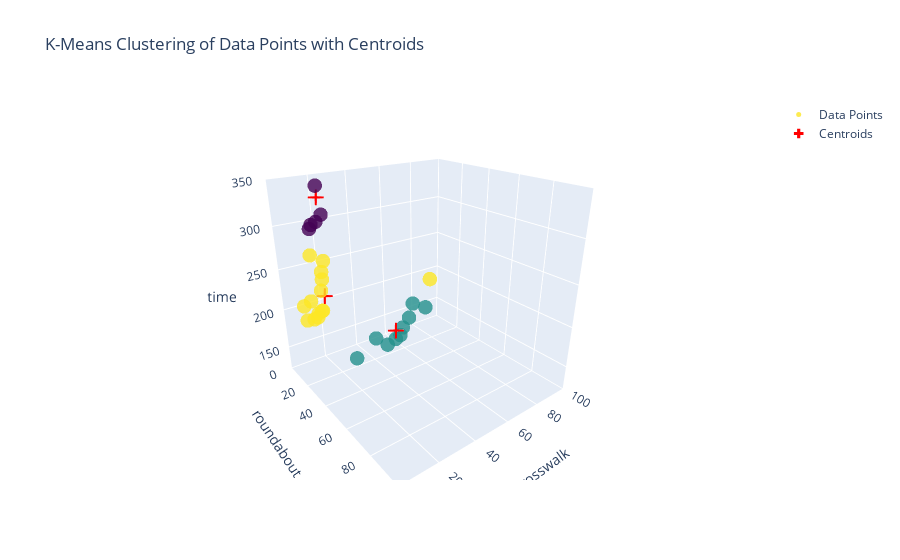

Write notebook code for a chart like this one.
### Code cell
def main():
    directory_aggressive = '/Users/pinto/Desktop/Arbeit/emotional/Aggressive'
    aggressive_time = []
    aggressive_speed_out_list = []
    aggressive_speed_cross_list = []

    for filename in os.scandir(directory_aggressive):
        df = pd.read_csv(filename.path)
        aggressive_time.append(time(df))

        average_speed_out = sum_speed(df)
        average_speed_out1 = average_speed_out[0] / average_speed_out[1]
        aggressive_speed_out_list.append(math.ceil(average_speed_out1))
        
        average_speed_cross = sum_speed_cross(df)
        average_speed_cross1 = average_speed_cross[0] / average_speed_cross[1]
        aggressive_speed_cross_list.append(math.ceil(average_speed_cross1))


    
    result_aggressive_time = find_max_min_median(aggressive_time)
    result_aggressive_out = find_max_min_median(aggressive_speed_out_list)
    result_aggressive_cross = find_max_min_median(aggressive_speed_cross_list)
    # print("aggressive_time = ", result_aggressive_time)
    # print("aggressive_out = ", result_aggressive_out)
    # print("aggressive_cross = ", result_aggressive_cross)
    # print(aggressive_speed_cross_list)
    # print(aggressive_speed_out_list)
    # print(aggressive_time)

    
    print()

    directory_cautious= '/Users/pinto/Desktop/Arbeit/emotional/Cautious'
    cautious_time = []
    cautious_speed_out_list = []
    cautious_speed_cross_list = []
    for filename in os.scandir(directory_cautious):
        df = pd.read_csv(filename.path)
        cautious_time.append(time(df))

        average_speed_out = sum_speed(df)
        average_speed_out1 = average_speed_out[0] / average_speed_out[1]
        cautious_speed_out_list.append(math.ceil(average_speed_out1))

        average_speed_cross = sum_speed_cross(df)
        average_speed_cross1 = average_speed_cross[0] / average_speed_cross[1]
        cautious_speed_cross_list.append(math.ceil(average_speed_cross1))

    result_cautious_time = find_max_min_median(cautious_time)
    result_cautious_out = find_max_min_median(cautious_speed_out_list)
    result_cautious_cross = find_max_min_median(cautious_speed_cross_list)
    # print("cautious_time", result_cautious_time)
    # print("cautious_out", result_cautious_out)
    # print("cautious_cross = ", result_cautious_cross)

    # print(cautious_speed_cross_list)
    # print(cautious_speed_out_list)
    # print(cautious_time)
    print()

    directory_calmly= '/Users/pinto/Desktop/Arbeit/emotional/Calmly'
    calmly_time = []
    calmly_speed_out_list = []
    calmly_speed_cross_list = []
    for filename in os.scandir(directory_calmly):
        df = pd.read_csv(filename.path)
        calmly_time.append(time(df))

        average_speed_out = sum_speed(df)
        average_speed_out1 = average_speed_out[0] / average_speed_out[1]
        calmly_speed_out_list.append(math.ceil(average_speed_out1))

        average_speed_cross = sum_speed_cross(df)
        average_speed_cross1 = average_speed_cross[0] / average_speed_cross[1]
        calmly_speed_cross_list.append(math.ceil(average_speed_cross1))

    result_calmly_time = find_max_min_median(calmly_time)
    result_calmly_out = find_max_min_median(calmly_speed_out_list)
    result_calmly_cross = find_max_min_median(calmly_speed_cross_list)
    # print("calmly_time = ",result_calmly_time)
    # print("calmly_out = ",result_calmly_out)
    # print("calmly_cross = ",result_calmly_cross)
        
    # print(calmly_speed_cross_list)
    # print(calmly_speed_out_list)
    # print(calmly_time)
    print()

    average_aggressive = find_average(aggressive_time)
    average_cautious = find_average(cautious_time)
    average_calmly = find_average(calmly_time)

    average_speed_out_aggressive = find_average(aggressive_speed_out_list)
    average_speed_out_cautious = find_average(cautious_speed_out_list)
    average_speed_out_calmly = find_average(calmly_speed_out_list)


    average_speed_cross_aggressive = find_average(aggressive_speed_cross_list)
    average_speed_cross_cautious = find_average(cautious_speed_cross_list)
    average_speed_cross_calmly =  find_average(calmly_speed_cross_list)

    # print("Average aggressive time:",average_aggressive)
    # print("Average cautious time:",average_cautious)
    # print("Average calmly time:",average_calmly)

    # print("Avera Speed out Aggressive", average_speed_out_aggressive)
    # print("Avera Speed out Cautious", average_speed_out_cautious)
    # print("Average Speed out Calmly", average_speed_out_calmly)


    # print("Average Speed cross Aggressive", average_speed_cross_aggressive)
    # print("Average Speed cross Cautious", average_speed_cross_cautious)
    # print("Average Speed cross Calmly", average_speed_cross_calmly)

    # print()

    
    X = np.array([
        aggressive_speed_out_list + cautious_speed_out_list + calmly_speed_out_list,
        aggressive_speed_cross_list + cautious_speed_cross_list + calmly_speed_cross_list,
        aggressive_time + cautious_time + calmly_time
    ]).T
    print(X)

    # list_aggressive = []
    # list_cautious = []
    # list_calmly = []
    # labels = []

    # for i in range(len(X)):
    #     speed_out = X[i][0]
    #     speed_cross = X[i][1]
    #     final_time = X[i][2]
    #     personality = calculate_personality(speed_out, speed_cross, final_time)
    #     if (personality == "Aggressive"):
    #         list_aggressive.append(X[i])
    #     elif (personality == "Cautious"):
    #         list_cautious.append(X[i])
    #     else:
    #         list_calmly.append(X[i])
    
    # list_personality.append(list_aggressive)
    # list_personality.append(list_cautious)
    # list_personality.append(list_calmly)

    # print("Aggressive:",list_personality[0])
    # print("Cautious:",list_personality[1])
    # print("Calmly:",list_personality[0])

    
    
    kmeans = KMeans(n_clusters=3)
    kmeans.fit(X)
    centroids = kmeans.cluster_centers_
    print(centroids)
    distances = find_distance(X,centroids)
    print(distances)


    list_1 = []
    list_2 = []
    list_3 = []
    labels = []

    for j in range(len(distances)):
        array = distances[j]
        min_index = np.argmin(array)
        re = X[j]
        if (min_index == 0):
            list_1.append(re)
            labels.append(0)
        elif (min_index == 1):
            list_2.append(re)
            labels.append(1)
        else:
            list_3.append(re)
            labels.append(2)
    print(labels)
    
#---------------------- Create next k mean ------------------
    # Flatten the list of data points
    #Concatenate the data from all groups

    all_data = np.concatenate((list_1, list_2, list_3), axis=0)

    # Perform K-Means clustering with 3 clusters
    kmeans = KMeans(n_clusters=3, random_state=0)
    cluster_labels = kmeans.fit_predict(all_data)
    print(cluster_labels)
    
    # Create a 3D scatter plot
    fig = plt.figure()
    ax = fig.add_subplot(111, projection='3d')
    
    # Assign colors to clusters for visualization
    colors = ['r', 'g', 'b']
    
    # Plot data points with cluster colors
    for i in range(len(all_data)):
        ax.scatter(all_data[i][0], all_data[i][1], all_data[i][2], c=colors[cluster_labels[i]])
        # ax.scatter(all_data[i][0], all_data[i][1], all_data[i][2], c=colors[labels[i]])
    
    # Set labels for the axes
    ax.set_xlabel('Feature 1')
    ax.set_ylabel('Feature 2')
    ax.set_zlabel('Feature 3')

    ax.set_xlim([0, 100])  # Adjust the x-axis range
    ax.set_ylim([0, 100])  # Adjust the y-axis range
    ax.set_zlim([150, 300])  # Adjust the z-axis range
    
    plt.title('K-Means Clustering of Data Points')
       
    plt.show()
#------------------------------------------

    all_data = np.concatenate((list_1, list_2, list_3), axis=0)
    
    # Perform K-Means clustering with 3 clusters
    kmeans = KMeans(n_clusters=3, random_state=0)
    cluster_labels = kmeans.fit_predict(all_data)
    centroids = kmeans.cluster_centers_
    
    # Create a 3D scatter plot using plotly for data points
    trace_data = go.Scatter3d(
        x=all_data[:, 0],
        y=all_data[:, 1],
        z=all_data[:, 2],
        mode='markers',
        marker=dict(
            size=5,
            color=cluster_labels,
            colorscale='Viridis',  # You can choose a different colorscale
            opacity=0.8
        ),
        name='Data Points'
    )
    
    # Create a scatter plot for centroids
    trace_centroids = go.Scatter3d(
        x=centroids[:, 0],
        y=centroids[:, 1],
        z=centroids[:, 2],
        mode='markers',
        marker=dict(
            size=8,
            color='red',  # You can choose a different color for centroids
            symbol='cross'
        ),
        name='Centroids'
    )
    
    layout = go.Layout(
        scene=dict(
            xaxis=dict(title='roundabout', range=[0, 100]),
            yaxis=dict(title='crosswalk', range=[0, 100]),
            zaxis=dict(title='time', range=[120, 350])
        ),
        title='K-Means Clustering of Data Points with Centroids'
    )
    
    fig = go.Figure(data=[trace_data, trace_centroids], layout=layout)
    
    fig.show()

    #---------------------------------------------------------------- Start a Speed Checker --------------------------------

def find_distance(X, centroids):
    result = []
    
    for i in range(len(X)):
        re = []
        x2 = X[i][0]
        y2 = X[i][1]
        z2 = X[i][2]
        for j in range(len(centroids)):
            x = centroids[j][0]
            y = centroids[j][1]
            z = centroids[j][2]
            dist = math.sqrt(((x2 - x) ** 2) + ((y2 - y) ** 2) + ((z2 - z) ** 2))
            re.append(dist)
        # print("dist = ",dist)
        # if i == 2:
        #     dist *= 1.5
        #     print("dist*1.5 = ",dist)
            
        result.append(re)
    return result

def find_average(list_a):
    count = len(list_a)
    sum = 0
    for i in list_a:
        sum += i
    return sum / count


def time(df):
    if not df.empty:  # Check if the DataFrame is not empty
        last_row = df.iloc[-1]
        final_time = last_row["Time"]
        return final_time
    else:
        return None


def sum_speed(df):
   sum_speed = 0
   count = 0

   for i in range(0, len(df["Speed"])):
      passed_roundabout = df["Circus entry"]
      speed = df["Speed"]
      if (passed_roundabout[i] == 1) or (passed_roundabout[i] == 2) or (passed_roundabout[i] == 3) or (passed_roundabout[i] == 4) or (passed_roundabout[i] == 5) or (passed_roundabout[i] == 6 ) or (passed_roundabout[i] == 7) or (passed_roundabout[i] == 8) or (passed_roundabout[i] == 9) or (passed_roundabout[i] == 10):
         sum_speed += speed[i]
         count += 1
   
   return sum_speed, count


def sum_speed_cross(df):
   sum_speed = 0
   count = 0

   for i in range(0, len(df["Speed"])):
      passed_cross = df["Crosswalk entry"]
      speed = df["Speed"]
      if (passed_cross[i] == 1) or (passed_cross[i] == 2) or (passed_cross[i] == 3) or (passed_cross[i] == 4) or (passed_cross[i] == 5) or (passed_cross[i] == 6):
         sum_speed += speed[i]
         count += 1
   
   return sum_speed, count

def find_max_min_median(list1):
  # Sort the list in ascending order.
  list1.sort()

  # Find the max and min of the list.
  max_value = list1[-1]
  min_value = list1[0]

  # Find the median of the list.
  if len(list1) % 2 == 0:
    median = (list1[len(list1) // 2] + list1[len(list1) // 2 - 1]) / 2
  else:
    median = list1[len(list1) // 2]

  return min_value, median , max_value



if __name__ == '__main__':
    main()

### Figure 1 — Plotly figure (JSON) as saved in the notebook; plotly's stock layout.template omitted (floating-point values rounded to 4 significant figures)
{"data": [{"marker": {"color": [2, 2, 2, 2, 2, 2, 2, 2, 2, 2, 2, 2, 2, 2, 0, 0, 0, 0, 0, 0, 0, 1, 1, 1, 1, 1, 1, 1, 1, 1], "colorscale": [[0, "#440154"], [0.1111, "#482878"], [0.2222, "#3e4989"], [0.3333, "#31688e"], [0.4444, "#26828e"], [0.5556, "#1f9e89"], [0.6667, "#35b779"], [0.7778, "#6ece58"], [0.8889, "#b5de2b"], [1, "#fde725"]], "opacity": 0.8, "size": 5}, "mode": "markers", "name": "Data Points", "type": "scatter3d", "x": [44, 10, 14, 14, 15, 15, 16, 16, 16, 16, 17, 10, 12, 14, 17, 19, 14, 14, 15, 16, 16, 16, 17, 27, 29, 29, 30, 33, 35, 43], "y": [59, 8, 10, 12, 12, 14, 14, 14, 15, 15, 16, 7, 10, 11, 17, 17, 12, 13, 15, 16, 22, 31, 43, 44, 48, 51, 52, 54, 55, 57], "z": [238, 190, 194, 195, 201, 203, 204, 229, 242, 251, 264, 209, 215, 271, 315, 381, 300, 304, 307, 345, 379, 125, 145, 146, 153, 156, 167, 182, 202, 203]}, {"marker": {"color": "red", "size": 8, "symbol": "cross"}, "mode": "markers", "name": "Centroids", "type": "scatter3d", "x": [15.86, 28.78, 16.36], "y": [16.0, 48.33, 15.5], "z": [333, 164.3, 221.9]}], "layout": {"autosize": true, "scene": {"aspectmode": "auto", "aspectratio": {"x": 1, "y": 1, "z": 1}, "camera": {"center": {"x": 0, "y": 0, "z": 0}, "eye": {"x": 1.564, "y": -1.201, "z": 0.8948}, "projection": {"type": "perspective"}, "up": {"x": 0, "y": 0, "z": 1}}, "xaxis": {"range": [0, 100], "title": {"text": "roundabout"}, "type": "linear"}, "yaxis": {"range": [0, 100], "title": {"text": "crosswalk"}, "type": "linear"}, "zaxis": {"range": [120, 350], "title": {"text": "time"}, "type": "linear"}}, "title": {"text": "K-Means Clustering of Data Points with Centroids"}}}
